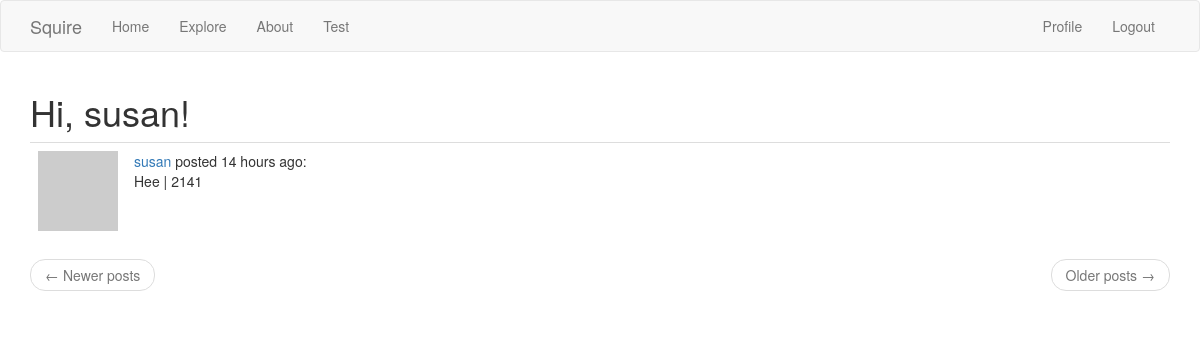
The page /index (signed in) on the database as committed earlier.
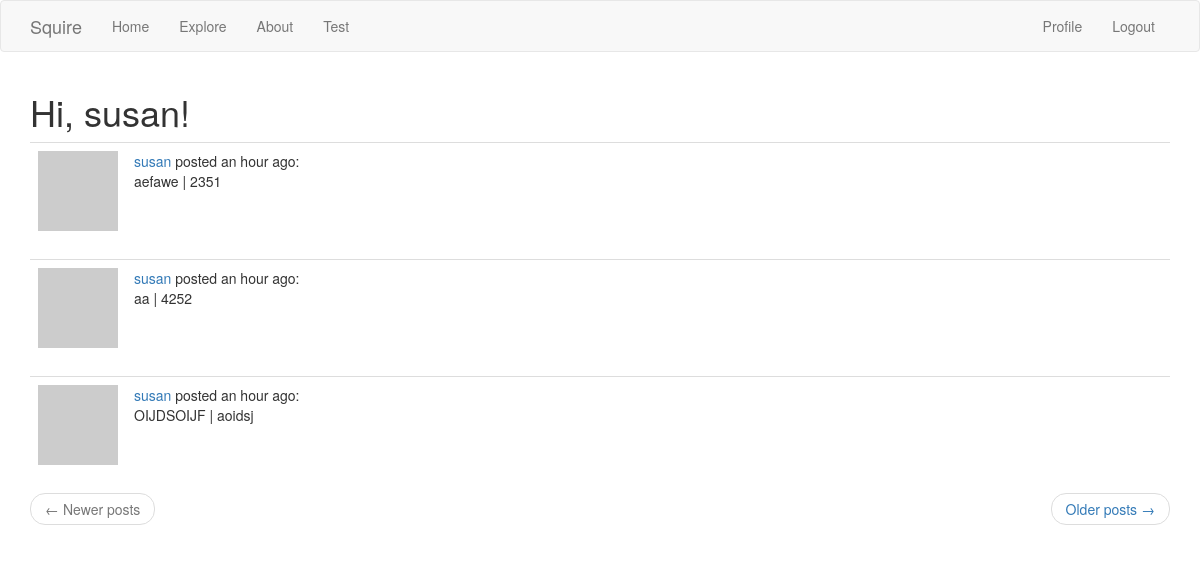
The same page on the database as committed later.
### app/models.py (models this page shows, shortened)
class User(UserMixin, db.Model):
    id = db.Column(db.Integer, primary_key=True)
    username = db.Column(db.String(64), index=True, unique=True)
    email = db.Column(db.String(120), index=True, unique=True)
    password_hash = db.Column(db.String(128))
    scores = db.relationship('Score', backref='author', lazy='dynamic')
    about_me = db.Column(db.String(140))
    last_seen = db.Column(db.DateTime, default=datetime.utcnow)
    followed = db.relationship(
        'User', secondary=followers,
        primaryjoin=(followers.c.follower_id == id),
        secondaryjoin=(followers.c.followed_id == id),
        backref=db.backref('followers', lazy='dynamic'), lazy='dynamic')
    def avatar(self, size):
        digest = md5(self.email.lower().encode('utf-8')).hexdigest()
        return 'https://www.gravatar.com/avatar/{}?d=identicon&s={}'.format(digest, size)
    def followed_scores(self):
        followed = Score.query.join(
            followers, (followers.c.followed_id == Score.user_id)).filter(
                followers.c.follower_id == self.id)
        own = Score.query.filter_by(user_id=self.id)
        return followed.union(own).order_by(Score.timestamp.desc())

class Score(db.Model):
    id = db.Column(db.Integer, primary_key=True)
    testname = db.Column(db.String(140))
    score = db.Column(db.String(140))
    timestamp = db.Column(db.DateTime, index=True, default=datetime.utcnow)
    user_id = db.Column(db.Integer, db.ForeignKey('user.id'))

### app/routes.py (the view)
@app.route('/')
@app.route('/index')
@login_required
def index():
    page = request.args.get('page', 1, type=int)
    scores = current_user.followed_scores().paginate(
        page, app.config['POSTS_PER_PAGE'], False)
    next_url = url_for('index', page=scores.next_num) \
        if scores.has_next else None
    prev_url = url_for('index', page=scores.prev_num) \
        if scores.has_prev else None
    return render_template('index.html', title='Home',
                           scores=scores.items, next_url=next_url,
                           prev_url=prev_url)

### app/models.py (called while the page is built)
@login.user_loader
def load_user(id):
    return User.query.get(int(id))

### app/routes.py (called while the page is built)
@app.before_request
def before_request():
    if current_user.is_authenticated:
        current_user.last_seen = datetime.utcnow()
        db.session.commit()

### app/templates/index.html
{% extends "base.html" %}
{% block app_content %}
    <h1>Hi, {{ current_user.username }}!</h1>
    {% for score in scores %}
    	{% include '_post.html' %}
    {% endfor %}
    <nav aria-label="...">
        <ul class="pager">
            <li class="previous{% if not prev_url %} disabled{% endif %}">
                <a href="{{ prev_url or '#' }}">
                    <span aria-hidden="true">&larr;</span> Newer posts
                </a>
            </li>
            <li class="next{% if not next_url %} disabled{% endif %}">
                <a href="{{ next_url or '#' }}">
                    Older posts <span aria-hidden="true">&rarr;</span>
                </a>
            </li>
        </ul>
    </nav>
{% endblock %}

### app/templates/base.html (shortened to what this page needs)
{% extends 'bootstrap/base.html' %}
{% block navbar %}
    <nav class="navbar navbar-default">
        <div class="container">
            <div class="navbar-header">
                <a class="navbar-brand" href="{{ url_for('index') }}">Squire</a>
            </div>
            <div class="collapse navbar-collapse" id="bs-example-navbar-collapse-1">
                <ul class="nav navbar-nav">
                    <li><a href="{{ url_for('index') }}">Home</a></li>
                    <li><a href="{{ url_for('explore') }}">Explore</a></li>
                    <li><a href="{{ url_for('about') }}">About</a></li>
                    <li><a href="{{ url_for('test') }}">Test</a></li>
                </ul>
                <ul class="nav navbar-nav navbar-right">
                    {% if current_user.is_anonymous %}
                    <li><a href="{{ url_for('login') }}">Login</a></li>
                    {% else %}
                    <li><a href="{{ url_for('user', username=current_user.username) }}">Profile</a></li>
                    <li><a href="{{ url_for('logout') }}">Logout</a></li>
                    {% endif %}
                </ul>
            </div>
        </div>
    </nav>
{% endblock %}
{% block content %}
    <div class="container">
        {% block app_content %}{% endblock %}
    </div>
{% endblock %}

### app/templates/_post.html
<table class="table table-hover">
    <tr>
        <td width="70px">
            <a href="{{ url_for('user', username=score.author.username) }}">
                <img src="{{ score.author.avatar(70) }}" />
            </a>
        </td>
        <td>
            <a href="{{ url_for('user', username=score.author.username) }}">
                {{ score.author.username }}
            </a> posted {{ moment(score.timestamp).fromNow() }}:
            <br>
            {{ score.testname }} | {{ score.score }}
        </td>
    </tr>
</table>

Rows that differ between the two databases and show on the page:
no longer on this page (row edited): Score: author.username "susan", timestamp "14 hours ago", testname "Hee", score "2141"
added Score: author.username "susan", timestamp "an hour ago", testname "aefawe", score "2351"
added Score: author.username "susan", timestamp "an hour ago", testname "aa", score "4252"
added Score: author.username "susan", timestamp "an hour ago", testname "OIJDSOIJF", score "aoidsj"
